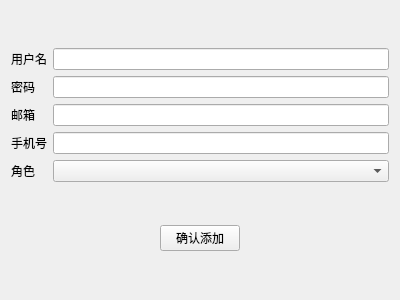
<?xml version="1.0" encoding="UTF-8"?>
<ui version="4.0">
 <class>AddUserDialog</class>
 <widget class="QWidget" name="AddUserDialog">
  <property name="geometry">
   <rect>
    <x>0</x>
    <y>0</y>
    <width>400</width>
    <height>300</height>
   </rect>
  </property>
  <property name="windowTitle">
   <string>添加用户</string>
  </property>
  <layout class="QGridLayout" name="gridLayout_2" rowstretch="10,3" rowminimumheight="0,0">
   <item row="0" column="0">
    <layout class="QGridLayout" name="gridLayout">
     <item row="0" column="0">
      <layout class="QVBoxLayout" name="verticalLayout">
       <item>
        <widget class="QLabel" name="label">
         <property name="text">
          <string>用户名</string>
         </property>
        </widget>
       </item>
       <item>
        <widget class="QLabel" name="label_2">
         <property name="text">
          <string>密码</string>
         </property>
        </widget>
       </item>
       <item>
        <widget class="QLabel" name="label_3">
         <property name="text">
          <string>邮箱</string>
         </property>
        </widget>
       </item>
       <item>
        <widget class="QLabel" name="label_4">
         <property name="text">
          <string>手机号</string>
         </property>
        </widget>
       </item>
       <item>
        <widget class="QLabel" name="label_6">
         <property name="text">
          <string>角色</string>
         </property>
        </widget>
       </item>
      </layout>
     </item>
     <item row="0" column="1">
      <layout class="QVBoxLayout" name="verticalLayout_2">
       <item>
        <widget class="QLineEdit" name="usernameEdit"/>
       </item>
       <item>
        <widget class="QLineEdit" name="passwordEdit"/>
       </item>
       <item>
        <widget class="QLineEdit" name="emailEdit"/>
       </item>
       <item>
        <widget class="QLineEdit" name="phoneEdit"/>
       </item>
       <item>
        <widget class="QComboBox" name="roleComboBox"/>
       </item>
      </layout>
     </item>
    </layout>
   </item>
   <item row="1" column="0">
    <layout class="QHBoxLayout" name="horizontalLayout">
     <item>
      <spacer name="horizontalSpacer">
       <property name="orientation">
        <enum>Qt::Horizontal</enum>
       </property>
       <property name="sizeHint" stdset="0">
        <size>
         <width>40</width>
         <height>20</height>
        </size>
       </property>
      </spacer>
     </item>
     <item>
      <widget class="QPushButton" name="addButton">
       <property name="text">
        <string>确认添加</string>
       </property>
      </widget>
     </item>
     <item>
      <spacer name="horizontalSpacer_2">
       <property name="orientation">
        <enum>Qt::Horizontal</enum>
       </property>
       <property name="sizeHint" stdset="0">
        <size>
         <width>40</width>
         <height>20</height>
        </size>
       </property>
      </spacer>
     </item>
    </layout>
   </item>
  </layout>
 </widget>
 <resources/>
 <connections/>
</ui>
